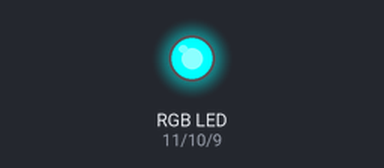
A sketch run on a simulated Arduino Uno, built with avr-gcc and run on an emulated ATmega328P. Parts: an RGB LED mixed from three pins (HIGH = lit).

Above: at 0.1 s.
At 0.6 s:
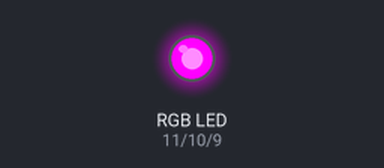
At 1.1 s:
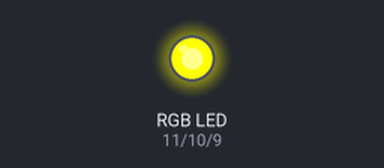
At 2.1 s:
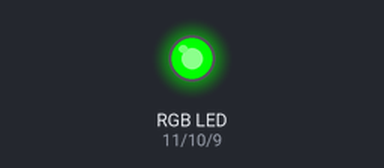
At 2.6 s:
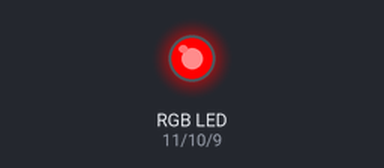
At 3.1 s:
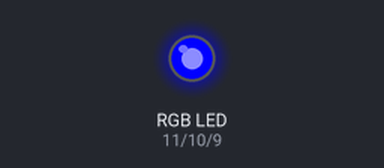
Timing chart, 0 to 4.6 s (numbered marks = the images above):
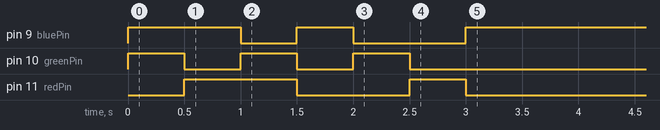

Measured:
- by itself, pin 9 (bluePin): goes HIGH 1.0 s, LOW 0.50 s, HIGH 0.50 s, LOW 1.0 s, then HIGH
- by itself, pin 10 (greenPin): alternates HIGH for 0.50 s and LOW for 0.50 s, 6 changes in all, then stays LOW
- by itself, pin 11 (redPin): LOW → HIGH at 0.50 s, → LOW 1.0 s later, → HIGH 1.0 s later, → LOW 0.50 s later

The sketch:

rgb_led_test.ino
```cpp
/*
@Author: TONYLABS
@Date: 2012/11/03
@Function: Power RGB LED
*/

int redPin = 11;
int greenPin = 10;
int bluePin = 9;

void setup()
{
  pinMode(redPin, OUTPUT);
  pinMode(greenPin, OUTPUT);
  pinMode(bluePin, OUTPUT);
}

void loop()
{
  setColor(255, 0, 0);  // 红色
  delay(500);
  setColor(0, 255, 0);  // 绿色
  delay(500);
  setColor(0, 0, 255);  // 蓝色
  delay(500);
  setColor(255, 255, 0);  // 黄色
  delay(500);
  setColor(255, 0, 255);  // 紫色
  delay(500);
  setColor(0, 255, 255);  // 浅绿色
  delay(500);
  setColor(255, 255, 0);
  delay(50000);
  setColor(0, 0, 0);
  delay(500);
}

void setColor(int red, int green, int blue)
{
  analogWrite(redPin, 255-red);
  analogWrite(greenPin, 255-green);
  analogWrite(bluePin, 255-blue);
}
```
